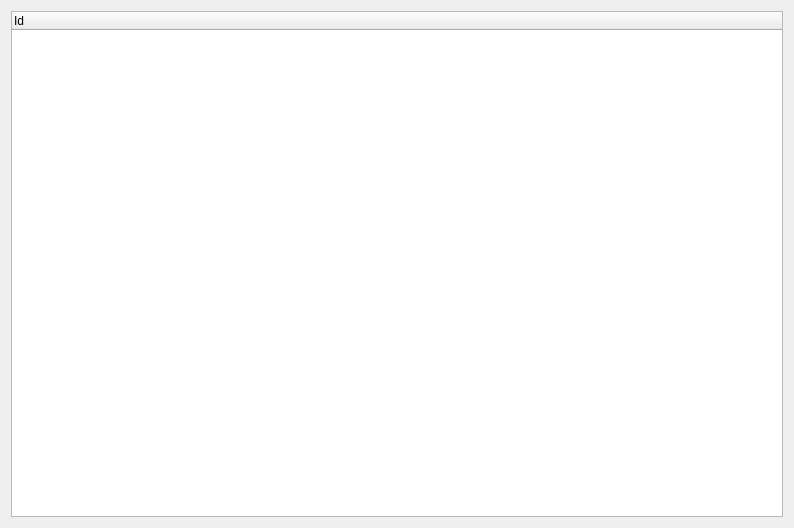
<?xml version="1.0" encoding="UTF-8"?>
<ui version="4.0">
 <class>SeerThreadIdsBrowserWidgetForm</class>
 <widget class="QWidget" name="SeerThreadIdsBrowserWidgetForm">
  <property name="geometry">
   <rect>
    <x>0</x>
    <y>0</y>
    <width>794</width>
    <height>528</height>
   </rect>
  </property>
  <property name="windowTitle">
   <string>Form</string>
  </property>
  <layout class="QGridLayout" name="gridLayout">
   <item row="0" column="0" colspan="2">
    <widget class="QTreeWidget" name="idsTreeWidget">
     <property name="columnCount">
      <number>1</number>
     </property>
     <column>
      <property name="text">
       <string>Id</string>
      </property>
     </column>
    </widget>
   </item>
  </layout>
 </widget>
 <resources/>
 <connections/>
</ui>
